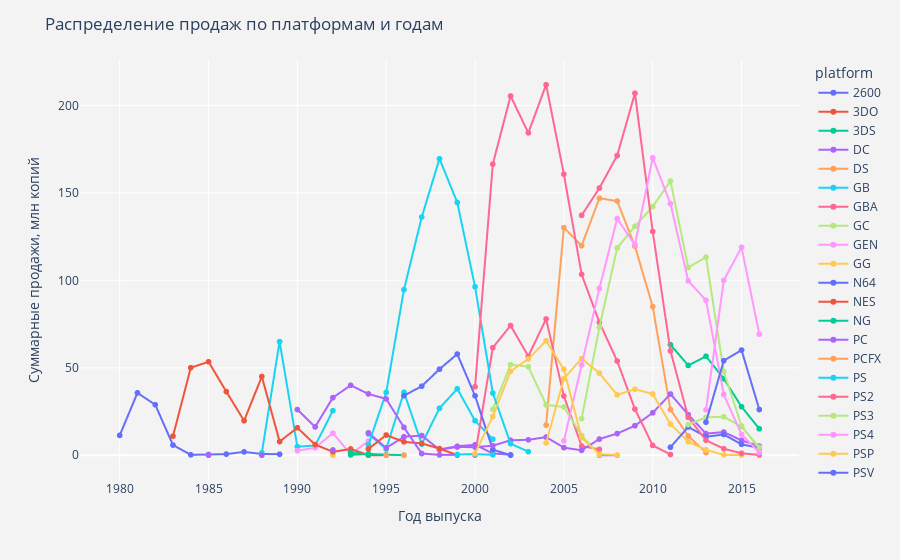

Notebook cell for this chart:
### Code cell
# Рассмотрим, как менялись продажи по платформам
fig = px.line(games_years_platform,
              markers=True
             )

fig.update_layout(title='Распределение продаж по платформам и годам',
                  xaxis_title='Год выпуска',
                  yaxis_title='Суммарные продажи, млн копий',
                  paper_bgcolor='rgb(243, 243, 243)',
                  plot_bgcolor='rgb(243, 243, 243)'
                 )

fig.show()

### Figure 1 — Plotly figure (JSON) as saved in the notebook; plotly's stock layout.template omitted (floating-point values rounded to 4 significant figures)
{"data": [{"hovertemplate": "platform=2600<br>year_of_release=%{x}<br>value=%{y}<extra></extra>", "legendgroup": "2600", "line": {"color": "#636efa", "dash": "solid"}, "marker": {"symbol": "circle"}, "mode": "lines+markers", "name": "2600", "showlegend": true, "type": "scattergl", "x": [1980, 1981, 1982, 1983, 1984, 1985, 1986, 1987, 1988, 1989, 1990, 1991, 1992, 1993, 1994, 1995, 1996, 1997, 1998, 1999, 2000, 2001, 2002, 2003, 2004, 2005, 2006, 2007, 2008, 2009, 2010, 2011, 2012, 2013, 2014, 2015, 2016], "xaxis": "x", "y": [11.38, 35.68, 28.88, 5.84, 0.27, 0.45, 0.67, 1.94, 0.74, 0.63, null, null, null, null, null, null, null, null, null, null, null, null, null, null, null, null, null, null, null, null, null, null, null, null, null, null, null], "yaxis": "y"}, {"hovertemplate": "platform=3DO<br>year_of_release=%{x}<br>value=%{y}<extra></extra>", "legendgroup": "3DO", "line": {"color": "#EF553B", "dash": "solid"}, "marker": {"symbol": "circle"}, "mode": "lines+markers", "name": "3DO", "showlegend": true, "type": "scattergl", "x": [1980, 1981, 1982, 1983, 1984, 1985, 1986, 1987, 1988, 1989, 1990, 1991, 1992, 1993, 1994, 1995, 1996, 1997, 1998, 1999, 2000, 2001, 2002, 2003, 2004, 2005, 2006, 2007, 2008, 2009, 2010, 2011, 2012, 2013, 2014, 2015, 2016], "xaxis": "x", "y": [null, null, null, null, null, null, null, null, null, null, null, null, null, null, 0.02, 0.08, null, null, null, null, null, null, null, null, null, null, null, null, null, null, null, null, null, null, null, null, null], "yaxis": "y"}, {"hovertemplate": "platform=3DS<br>year_of_release=%{x}<br>value=%{y}<extra></extra>", "legendgroup": "3DS", "line": {"color": "#00cc96", "dash": "solid"}, "marker": {"symbol": "circle"}, "mode": "lines+markers", "name": "3DS", "showlegend": true, "type": "scattergl", "x": [1980, 1981, 1982, 1983, 1984, 1985, 1986, 1987, 1988, 1989, 1990, 1991, 1992, 1993, 1994, 1995, 1996, 1997, 1998, 1999, 2000, 2001, 2002, 2003, 2004, 2005, 2006, 2007, 2008, 2009, 2010, 2011, 2012, 2013, 2014, 2015, 2016], "xaxis": "x", "y": [null, null, null, null, null, null, null, null, null, null, null, null, null, null, null, null, null, null, null, null, null, null, null, null, null, null, null, null, null, null, null, 63.2, 51.36, 56.57, 43.76, 27.78, 15.14], "yaxis": "y"}, {"hovertemplate": "platform=DC<br>year_of_release=%{x}<br>value=%{y}<extra></extra>", "legendgroup": "DC", "line": {"color": "#ab63fa", "dash": "solid"}, "marker": {"symbol": "circle"}, "mode": "lines+markers", "name": "DC", "showlegend": true, "type": "scattergl", "x": [1980, 1981, 1982, 1983, 1984, 1985, 1986, 1987, 1988, 1989, 1990, 1991, 1992, 1993, 1994, 1995, 1996, 1997, 1998, 1999, 2000, 2001, 2002, 2003, 2004, 2005, 2006, 2007, 2008, 2009, 2010, 2011, 2012, 2013, 2014, 2015, 2016], "xaxis": "x", "y": [null, null, null, null, null, null, null, null, null, null, null, null, null, null, null, null, null, null, 3.38, 5.16, 5.99, 1.07, 0.29, null, null, null, null, 0.02, 0.04, null, null, null, null, null, null, null, null], "yaxis": "y"}, {"hovertemplate": "platform=DS<br>year_of_release=%{x}<br>value=%{y}<extra></extra>", "legendgroup": "DS", "line": {"color": "#FFA15A", "dash": "solid"}, "marker": {"symbol": "circle"}, "mode": "lines+markers", "name": "DS", "showlegend": true, "type": "scattergl", "x": [1980, 1981, 1982, 1983, 1984, 1985, 1986, 1987, 1988, 1989, 1990, 1991, 1992, 1993, 1994, 1995, 1996, 1997, 1998, 1999, 2000, 2001, 2002, 2003, 2004, 2005, 2006, 2007, 2008, 2009, 2010, 2011, 2012, 2013, 2014, 2015, 2016], "xaxis": "x", "y": [null, null, null, null, null, 0.02, null, null, null, null, null, null, null, null, null, null, null, null, null, null, null, null, null, null, 17.27, 130.1, 119.8, 146.9, 145.3, 119.5, 85.02, 26.18, 11.01, 1.54, null, null, null], "yaxis": "y"}, {"hovertemplate": "platform=GB<br>year_of_release=%{x}<br>value=%{y}<extra></extra>", "legendgroup": "GB", "line": {"color": "#19d3f3", "dash": "solid"}, "marker": {"symbol": "circle"}, "mode": "lines+markers", "name": "GB", "showlegend": true, "type": "scattergl", "x": [1980, 1981, 1982, 1983, 1984, 1985, 1986, 1987, 1988, 1989, 1990, 1991, 1992, 1993, 1994, 1995, 1996, 1997, 1998, 1999, 2000, 2001, 2002, 2003, 2004, 2005, 2006, 2007, 2008, 2009, 2010, 2011, 2012, 2013, 2014, 2015, 2016], "xaxis": "x", "y": [null, null, null, null, null, null, null, null, 1.43, 64.97, 4.89, 5.57, 25.49, null, 12.18, 3.6, 36.03, 6.37, 26.9, 38, 19.76, 9.24, null, null, null, null, null, null, null, null, null, null, null, null, null, null, null], "yaxis": "y"}, {"hovertemplate": "platform=GBA<br>year_of_release=%{x}<br>value=%{y}<extra></extra>", "legendgroup": "GBA", "line": {"color": "#FF6692", "dash": "solid"}, "marker": {"symbol": "circle"}, "mode": "lines+markers", "name": "GBA", "showlegend": true, "type": "scattergl", "x": [1980, 1981, 1982, 1983, 1984, 1985, 1986, 1987, 1988, 1989, 1990, 1991, 1992, 1993, 1994, 1995, 1996, 1997, 1998, 1999, 2000, 2001, 2002, 2003, 2004, 2005, 2006, 2007, 2008, 2009, 2010, 2011, 2012, 2013, 2014, 2015, 2016], "xaxis": "x", "y": [null, null, null, null, null, null, null, null, null, null, null, null, null, null, null, null, null, null, null, null, 0.07, 61.53, 74.16, 56.67, 77.91, 33.86, 5.28, 3.4, null, null, null, null, null, null, null, null, null], "yaxis": "y"}, {"hovertemplate": "platform=GC<br>year_of_release=%{x}<br>value=%{y}<extra></extra>", "legendgroup": "GC", "line": {"color": "#B6E880", "dash": "solid"}, "marker": {"symbol": "circle"}, "mode": "lines+markers", "name": "GC", "showlegend": true, "type": "scattergl", "x": [1980, 1981, 1982, 1983, 1984, 1985, 1986, 1987, 1988, 1989, 1990, 1991, 1992, 1993, 1994, 1995, 1996, 1997, 1998, 1999, 2000, 2001, 2002, 2003, 2004, 2005, 2006, 2007, 2008, 2009, 2010, 2011, 2012, 2013, 2014, 2015, 2016], "xaxis": "x", "y": [null, null, null, null, null, null, null, null, null, null, null, null, null, null, null, null, null, null, null, null, null, 26.34, 51.81, 50.61, 28.82, 27.62, 11.26, 0.27, null, null, null, null, null, null, null, null, null], "yaxis": "y"}, {"hovertemplate": "platform=GEN<br>year_of_release=%{x}<br>value=%{y}<extra></extra>", "legendgroup": "GEN", "line": {"color": "#FF97FF", "dash": "solid"}, "marker": {"symbol": "circle"}, "mode": "lines+markers", "name": "GEN", "showlegend": true, "type": "scattergl", "x": [1980, 1981, 1982, 1983, 1984, 1985, 1986, 1987, 1988, 1989, 1990, 1991, 1992, 1993, 1994, 1995, 1996, 1997, 1998, 1999, 2000, 2001, 2002, 2003, 2004, 2005, 2006, 2007, 2008, 2009, 2010, 2011, 2012, 2013, 2014, 2015, 2016], "xaxis": "x", "y": [null, null, null, null, null, null, null, null, null, null, 2.6, 4.33, 12.64, 0.65, 8.13, null, null, null, null, null, null, null, null, null, null, null, null, null, null, null, null, null, null, null, null, null, null], "yaxis": "y"}, {"hovertemplate": "platform=GG<br>year_of_release=%{x}<br>value=%{y}<extra></extra>", "legendgroup": "GG", "line": {"color": "#FECB52", "dash": "solid"}, "marker": {"symbol": "circle"}, "mode": "lines+markers", "name": "GG", "showlegend": true, "type": "scattergl", "x": [1980, 1981, 1982, 1983, 1984, 1985, 1986, 1987, 1988, 1989, 1990, 1991, 1992, 1993, 1994, 1995, 1996, 1997, 1998, 1999, 2000, 2001, 2002, 2003, 2004, 2005, 2006, 2007, 2008, 2009, 2010, 2011, 2012, 2013, 2014, 2015, 2016], "xaxis": "x", "y": [null, null, null, null, null, null, null, null, null, null, null, null, 0.04, null, null, null, null, null, null, null, null, null, null, null, null, null, null, null, null, null, null, null, null, null, null, null, null], "yaxis": "y"}, {"hovertemplate": "platform=N64<br>year_of_release=%{x}<br>value=%{y}<extra></extra>", "legendgroup": "N64", "line": {"color": "#636efa", "dash": "solid"}, "marker": {"symbol": "circle"}, "mode": "lines+markers", "name": "N64", "showlegend": true, "type": "scattergl", "x": [1980, 1981, 1982, 1983, 1984, 1985, 1986, 1987, 1988, 1989, 1990, 1991, 1992, 1993, 1994, 1995, 1996, 1997, 1998, 1999, 2000, 2001, 2002, 2003, 2004, 2005, 2006, 2007, 2008, 2009, 2010, 2011, 2012, 2013, 2014, 2015, 2016], "xaxis": "x", "y": [null, null, null, null, null, null, null, null, null, null, null, null, null, null, null, null, 34.1, 39.5, 49.24, 57.87, 33.97, 3.25, 0.08, null, null, null, null, null, null, null, null, null, null, null, null, null, null], "yaxis": "y"}, {"hovertemplate": "platform=NES<br>year_of_release=%{x}<br>value=%{y}<extra></extra>", "legendgroup": "NES", "line": {"color": "#EF553B", "dash": "solid"}, "marker": {"symbol": "circle"}, "mode": "lines+markers", "name": "NES", "showlegend": true, "type": "scattergl", "x": [1980, 1981, 1982, 1983, 1984, 1985, 1986, 1987, 1988, 1989, 1990, 1991, 1992, 1993, 1994, 1995, 1996, 1997, 1998, 1999, 2000, 2001, 2002, 2003, 2004, 2005, 2006, 2007, 2008, 2009, 2010, 2011, 2012, 2013, 2014, 2015, 2016], "xaxis": "x", "y": [null, null, null, 10.96, 50.08, 53.44, 36.41, 19.76, 45.01, 7.85, 15.73, 6.11, 1.98, 3.61, 0.11, null, null, null, null, null, null, null, null, null, null, null, null, null, null, null, null, null, null, null, null, null, null], "yaxis": "y"}, {"hovertemplate": "platform=NG<br>year_of_release=%{x}<br>value=%{y}<extra></extra>", "legendgroup": "NG", "line": {"color": "#00cc96", "dash": "solid"}, "marker": {"symbol": "circle"}, "mode": "lines+markers", "name": "NG", "showlegend": true, "type": "scattergl", "x": [1980, 1981, 1982, 1983, 1984, 1985, 1986, 1987, 1988, 1989, 1990, 1991, 1992, 1993, 1994, 1995, 1996, 1997, 1998, 1999, 2000, 2001, 2002, 2003, 2004, 2005, 2006, 2007, 2008, 2009, 2010, 2011, 2012, 2013, 2014, 2015, 2016], "xaxis": "x", "y": [null, null, null, null, null, null, null, null, null, null, null, null, null, 0.21, 0.8, 0.33, 0.1, null, null, null, null, null, null, null, null, null, null, null, null, null, null, null, null, null, null, null, null], "yaxis": "y"}, {"hovertemplate": "platform=PC<br>year_of_release=%{x}<br>value=%{y}<extra></extra>", "legendgroup": "PC", "line": {"color": "#ab63fa", "dash": "solid"}, "marker": {"symbol": "circle"}, "mode": "lines+markers", "name": "PC", "showlegend": true, "type": "scattergl", "x": [1980, 1981, 1982, 1983, 1984, 1985, 1986, 1987, 1988, 1989, 1990, 1991, 1992, 1993, 1994, 1995, 1996, 1997, 1998, 1999, 2000, 2001, 2002, 2003, 2004, 2005, 2006, 2007, 2008, 2009, 2010, 2011, 2012, 2013, 2014, 2015, 2016], "xaxis": "x", "y": [null, null, null, null, null, 0.04, null, null, 0.03, null, null, null, 3.03, null, 12.87, 4.22, 10.58, 11.27, 3.26, 4.74, 4.66, 5.47, 8.57, 8.84, 10.39, 4.37, 2.85, 9.28, 12.42, 16.91, 24.28, 35.03, 23.22, 12.38, 13.28, 8.52, 5.25], "yaxis": "y"}, {"hovertemplate": "platform=PCFX<br>year_of_release=%{x}<br>value=%{y}<extra></extra>", "legendgroup": "PCFX", "line": {"color": "#FFA15A", "dash": "solid"}, "marker": {"symbol": "circle"}, "mode": "lines+markers", "name": "PCFX", "showlegend": true, "type": "scattergl", "x": [1980, 1981, 1982, 1983, 1984, 1985, 1986, 1987, 1988, 1989, 1990, 1991, 1992, 1993, 1994, 1995, 1996, 1997, 1998, 1999, 2000, 2001, 2002, 2003, 2004, 2005, 2006, 2007, 2008, 2009, 2010, 2011, 2012, 2013, 2014, 2015, 2016], "xaxis": "x", "y": [null, null, null, null, null, null, null, null, null, null, null, null, null, null, null, null, 0.03, null, null, null, null, null, null, null, null, null, null, null, null, null, null, null, null, null, null, null, null], "yaxis": "y"}, {"hovertemplate": "platform=PS<br>year_of_release=%{x}<br>value=%{y}<extra></extra>", "legendgroup": "PS", "line": {"color": "#19d3f3", "dash": "solid"}, "marker": {"symbol": "circle"}, "mode": "lines+markers", "name": "PS", "showlegend": true, "type": "scattergl", "x": [1980, 1981, 1982, 1983, 1984, 1985, 1986, 1987, 1988, 1989, 1990, 1991, 1992, 1993, 1994, 1995, 1996, 1997, 1998, 1999, 2000, 2001, 2002, 2003, 2004, 2005, 2006, 2007, 2008, 2009, 2010, 2011, 2012, 2013, 2014, 2015, 2016], "xaxis": "x", "y": [null, null, null, null, null, null, null, null, null, null, null, null, null, null, 6.03, 35.96, 94.7, 136.2, 169.5, 144.5, 96.37, 35.59, 6.67, 2.07, null, null, null, null, null, null, null, null, null, null, null, null, null], "yaxis": "y"}, {"hovertemplate": "platform=PS2<br>year_of_release=%{x}<br>value=%{y}<extra></extra>", "legendgroup": "PS2", "line": {"color": "#FF6692", "dash": "solid"}, "marker": {"symbol": "circle"}, "mode": "lines+markers", "name": "PS2", "showlegend": true, "type": "scattergl", "x": [1980, 1981, 1982, 1983, 1984, 1985, 1986, 1987, 1988, 1989, 1990, 1991, 1992, 1993, 1994, 1995, 1996, 1997, 1998, 1999, 2000, 2001, 2002, 2003, 2004, 2005, 2006, 2007, 2008, 2009, 2010, 2011, 2012, 2013, 2014, 2015, 2016], "xaxis": "x", "y": [null, null, null, null, null, null, null, null, null, null, null, null, null, null, null, null, null, null, null, null, 39.17, 166.4, 205.4, 184.3, 211.8, 160.7, 103.4, 75.99, 53.9, 26.4, 5.64, 0.45, null, null, null, null, null], "yaxis": "y"}, {"hovertemplate": "platform=PS3<br>year_of_release=%{x}<br>value=%{y}<extra></extra>", "legendgroup": "PS3", "line": {"color": "#B6E880", "dash": "solid"}, "marker": {"symbol": "circle"}, "mode": "lines+markers", "name": "PS3", "showlegend": true, "type": "scattergl", "x": [1980, 1981, 1982, 1983, 1984, 1985, 1986, 1987, 1988, 1989, 1990, 1991, 1992, 1993, 1994, 1995, 1996, 1997, 1998, 1999, 2000, 2001, 2002, 2003, 2004, 2005, 2006, 2007, 2008, 2009, 2010, 2011, 2012, 2013, 2014, 2015, 2016], "xaxis": "x", "y": [null, null, null, null, null, null, null, null, null, null, null, null, null, null, null, null, null, null, null, null, null, null, null, null, null, null, 20.96, 73.19, 118.5, 130.9, 142.2, 156.8, 107.4, 113.2, 47.76, 16.82, 3.6], "yaxis": "y"}, {"hovertemplate": "platform=PS4<br>year_of_release=%{x}<br>value=%{y}<extra></extra>", "legendgroup": "PS4", "line": {"color": "#FF97FF", "dash": "solid"}, "marker": {"symbol": "circle"}, "mode": "lines+markers", "name": "PS4", "showlegend": true, "type": "scattergl", "x": [1980, 1981, 1982, 1983, 1984, 1985, 1986, 1987, 1988, 1989, 1990, 1991, 1992, 1993, 1994, 1995, 1996, 1997, 1998, 1999, 2000, 2001, 2002, 2003, 2004, 2005, 2006, 2007, 2008, 2009, 2010, 2011, 2012, 2013, 2014, 2015, 2016], "xaxis": "x", "y": [null, null, null, null, null, null, null, null, null, null, null, null, null, null, null, null, null, null, null, null, null, null, null, null, null, null, null, null, null, null, null, null, null, 25.99, 100, 118.9, 69.25], "yaxis": "y"}, {"hovertemplate": "platform=PSP<br>year_of_release=%{x}<br>value=%{y}<extra></extra>", "legendgroup": "PSP", "line": {"color": "#FECB52", "dash": "solid"}, "marker": {"symbol": "circle"}, "mode": "lines+markers", "name": "PSP", "showlegend": true, "type": "scattergl", "x": [1980, 1981, 1982, 1983, 1984, 1985, 1986, 1987, 1988, 1989, 1990, 1991, 1992, 1993, 1994, 1995, 1996, 1997, 1998, 1999, 2000, 2001, 2002, 2003, 2004, 2005, 2006, 2007, 2008, 2009, 2010, 2011, 2012, 2013, 2014, 2015, 2016], "xaxis": "x", "y": [null, null, null, null, null, null, null, null, null, null, null, null, null, null, null, null, null, null, null, null, null, null, null, null, 7.06, 43.84, 55.32, 46.93, 34.55, 37.78, 35.04, 17.82, 7.69, 3.14, 0.24, 0.12, null], "yaxis": "y"}, {"hovertemplate": "platform=PSV<br>year_of_release=%{x}<br>value=%{y}<extra></extra>", "legendgroup": "PSV", "line": {"color": "#636efa", "dash": "solid"}, "marker": {"symbol": "circle"}, "mode": "lines+markers", "name": "PSV", "showlegend": true, "type": "scattergl", "x": [1980, 1981, 1982, 1983, 1984, 1985, 1986, 1987, 1988, 1989, 1990, 1991, 1992, 1993, 1994, 1995, 1996, 1997, 1998, 1999, 2000, 2001, 2002, 2003, 2004, 2005, 2006, 2007, 2008, 2009, 2010, 2011, 2012, 2013, 2014, 2015, 2016], "xaxis": "x", "y": [null, null, null, null, null, null, null, null, null, null, null, null, null, null, null, null, null, null, null, null, null, null, null, null, null, null, null, null, null, null, null, 4.63, 16.19, 10.59, 11.9, 6.25, 4.25], "yaxis": "y"}, {"hovertemplate": "platform=SAT<br>year_of_release=%{x}<br>value=%{y}<extra></extra>", "legendgroup": "SAT", "line": {"color": "#EF553B", "dash": "solid"}, "marker": {"symbol": "circle"}, "mode": "lines+markers", "name": "SAT", "showlegend": true, "type": "scattergl", "x": [1980, 1981, 1982, 1983, 1984, 1985, 1986, 1987, 1988, 1989, 1990, 1991, 1992, 1993, 1994, 1995, 1996, 1997, 1998, 1999, 2000, 2001, 2002, 2003, 2004, 2005, 2006, 2007, 2008, 2009, 2010, 2011, 2012, 2013, 2014, 2015, 2016], "xaxis": "x", "y": [null, null, null, null, null, null, null, null, null, null, null, null, null, null, 3.65, 11.57, 7.69, 6.77, 3.82, 0.09, null, null, null, null, null, null, null, null, null, null, null, null, null, null, null, null, null], "yaxis": "y"}, {"hovertemplate": "platform=SCD<br>year_of_release=%{x}<br>value=%{y}<extra></extra>", "legendgroup": "SCD", "line": {"color": "#00cc96", "dash": "solid"}, "marker": {"symbol": "circle"}, "mode": "lines+markers", "name": "SCD", "showlegend": true, "type": "scattergl", "x": [1980, 1981, 1982, 1983, 1984, 1985, 1986, 1987, 1988, 1989, 1990, 1991, 1992, 1993, 1994, 1995, 1996, 1997, 1998, 1999, 2000, 2001, 2002, 2003, 2004, 2005, 2006, 2007, 2008, 2009, 2010, 2011, 2012, 2013, 2014, 2015, 2016], "xaxis": "x", "y": [null, null, null, null, null, null, null, null, null, null, null, null, null, 1.5, 0.36, null, null, null, null, null, null, null, null, null, null, null, null, null, null, null, null, null, null, null, null, null, null], "yaxis": "y"}, {"hovertemplate": "platform=SNES<br>year_of_release=%{x}<br>value=%{y}<extra></extra>", "legendgroup": "SNES", "line": {"color": "#ab63fa", "dash": "solid"}, "marker": {"symbol": "circle"}, "mode": "lines+markers", "name": "SNES", "showlegend": true, "type": "scattergl", "x": [1980, 1981, 1982, 1983, 1984, 1985, 1986, 1987, 1988, 1989, 1990, 1991, 1992, 1993, 1994, 1995, 1996, 1997, 1998, 1999, 2000, 2001, 2002, 2003, 2004, 2005, 2006, 2007, 2008, 2009, 2010, 2011, 2012, 2013, 2014, 2015, 2016], "xaxis": "x", "y": [null, null, null, null, null, null, null, null, null, null, 26.15, 16.22, 32.98, 40.02, 35.08, 32.2, 15.92, 0.99, 0.22, 0.26, null, null, null, null, null, null, null, null, null, null, null, null, null, null, null, null, null], "yaxis": "y"}, {"hovertemplate": "platform=TG16<br>year_of_release=%{x}<br>value=%{y}<extra></extra>", "legendgroup": "TG16", "line": {"color": "#FFA15A", "dash": "solid"}, "marker": {"symbol": "circle"}, "mode": "lines+markers", "name": "TG16", "showlegend": true, "type": "scattergl", "x": [1980, 1981, 1982, 1983, 1984, 1985, 1986, 1987, 1988, 1989, 1990, 1991, 1992, 1993, 1994, 1995, 1996, 1997, 1998, 1999, 2000, 2001, 2002, 2003, 2004, 2005, 2006, 2007, 2008, 2009, 2010, 2011, 2012, 2013, 2014, 2015, 2016], "xaxis": "x", "y": [null, null, null, null, null, null, null, null, null, null, null, null, null, null, null, 0.16, null, null, null, null, null, null, null, null, null, null, null, null, null, null, null, null, null, null, null, null, null], "yaxis": "y"}, {"hovertemplate": "platform=WS<br>year_of_release=%{x}<br>value=%{y}<extra></extra>", "legendgroup": "WS", "line": {"color": "#19d3f3", "dash": "solid"}, "marker": {"symbol": "circle"}, "mode": "lines+markers", "name": "WS", "showlegend": true, "type": "scattergl", "x": [1980, 1981, 1982, 1983, 1984, 1985, 1986, 1987, 1988, 1989, 1990, 1991, 1992, 1993, 1994, 1995, 1996, 1997, 1998, 1999, 2000, 2001, 2002, 2003, 2004, 2005, 2006, 2007, 2008, 2009, 2010, 2011, 2012, 2013, 2014, 2015, 2016], "xaxis": "x", "y": [null, null, null, null, null, null, null, null, null, null, null, null, null, null, null, null, null, null, null, 0.46, 0.68, 0.28, null, null, null, null, null, null, null, null, null, null, null, null, null, null, null], "yaxis": "y"}, {"hovertemplate": "platform=Wii<br>year_of_release=%{x}<br>value=%{y}<extra></extra>", "legendgroup": "Wii", "line": {"color": "#FF6692", "dash": "solid"}, "marker": {"symbol": "circle"}, "mode": "lines+markers", "name": "Wii", "showlegend": true, "type": "scattergl", "x": [1980, 1981, 1982, 1983, 1984, 1985, 1986, 1987, 1988, 1989, 1990, 1991, 1992, 1993, 1994, 1995, 1996, 1997, 1998, 1999, 2000, 2001, 2002, 2003, 2004, 2005, 2006, 2007, 2008, 2009, 2010, 2011, 2012, 2013, 2014, 2015, 2016], "xaxis": "x", "y": [null, null, null, null, null, null, null, null, null, null, null, null, null, null, null, null, null, null, null, null, null, null, null, null, null, null, 137.2, 152.8, 171.3, 207.0, 128.0, 59.65, 21.71, 8.59, 3.75, 1.14, 0.18], "yaxis": "y"}, {"hovertemplate": "platform=WiiU<br>year_of_release=%{x}<br>value=%{y}<extra></extra>", "legendgroup": "WiiU", "line": {"color": "#B6E880", "dash": "solid"}, "marker": {"symbol": "circle"}, "mode": "lines+markers", "name": "WiiU", "showlegend": true, "type": "scattergl", "x": [1980, 1981, 1982, 1983, 1984, 1985, 1986, 1987, 1988, 1989, 1990, 1991, 1992, 1993, 1994, 1995, 1996, 1997, 1998, 1999, 2000, 2001, 2002, 2003, 2004, 2005, 2006, 2007, 2008, 2009, 2010, 2011, 2012, 2013, 2014, 2015, 2016], "xaxis": "x", "y": [null, null, null, null, null, null, null, null, null, null, null, null, null, null, null, null, null, null, null, null, null, null, null, null, null, null, null, null, null, null, null, null, 17.56, 21.65, 22.03, 16.35, 4.6], "yaxis": "y"}, {"hovertemplate": "platform=X360<br>year_of_release=%{x}<br>value=%{y}<extra></extra>", "legendgroup": "X360", "line": {"color": "#FF97FF", "dash": "solid"}, "marker": {"symbol": "circle"}, "mode": "lines+markers", "name": "X360", "showlegend": true, "type": "scattergl", "x": [1980, 1981, 1982, 1983, 1984, 1985, 1986, 1987, 1988, 1989, 1990, 1991, 1992, 1993, 1994, 1995, 1996, 1997, 1998, 1999, 2000, 2001, 2002, 2003, 2004, 2005, 2006, 2007, 2008, 2009, 2010, 2011, 2012, 2013, 2014, 2015, 2016], "xaxis": "x", "y": [null, null, null, null, null, null, null, null, null, null, null, null, null, null, null, null, null, null, null, null, null, null, null, null, null, 8.25, 51.62, 95.41, 135.3, 120.3, 170.0, 143.8, 99.74, 88.58, 34.74, 11.96, 1.52], "yaxis": "y"}, {"hovertemplate": "platform=XB<br>year_of_release=%{x}<br>value=%{y}<extra></extra>", "legendgroup": "XB", "line": {"color": "#FECB52", "dash": "solid"}, "marker": {"symbol": "circle"}, "mode": "lines+markers", "name": "XB", "showlegend": true, "type": "scattergl", "x": [1980, 1981, 1982, 1983, 1984, 1985, 1986, 1987, 1988, 1989, 1990, 1991, 1992, 1993, 1994, 1995, 1996, 1997, 1998, 1999, 2000, 2001, 2002, 2003, 2004, 2005, 2006, 2007, 2008, 2009, 2010, 2011, 2012, 2013, 2014, 2015, 2016], "xaxis": "x", "y": [null, null, null, null, null, null, null, null, null, null, null, null, null, null, null, null, null, null, null, null, 0.99, 22.26, 48.01, 55.04, 65.42, 49.08, 10.04, 0.55, 0.18, null, null, null, null, null, null, null, null], "yaxis": "y"}, {"hovertemplate": "platform=XOne<br>year_of_release=%{x}<br>value=%{y}<extra></extra>", "legendgroup": "XOne", "line": {"color": "#636efa", "dash": "solid"}, "marker": {"symbol": "circle"}, "mode": "lines+markers", "name": "XOne", "showlegend": true, "type": "scattergl", "x": [1980, 1981, 1982, 1983, 1984, 1985, 1986, 1987, 1988, 1989, 1990, 1991, 1992, 1993, 1994, 1995, 1996, 1997, 1998, 1999, 2000, 2001, 2002, 2003, 2004, 2005, 2006, 2007, 2008, 2009, 2010, 2011, 2012, 2013, 2014, 2015, 2016], "xaxis": "x", "y": [null, null, null, null, null, null, null, null, null, null, null, null, null, null, null, null, null, null, null, null, null, null, null, null, null, null, null, null, null, null, null, null, null, 18.96, 54.07, 60.14, 26.15], "yaxis": "y"}], "layout": {"legend": {"title": {"text": "platform"}, "tracegroupgap": 0}, "margin": {"t": 60}, "paper_bgcolor": "rgb(243, 243, 243)", "plot_bgcolor": "rgb(243, 243, 243)", "title": {"text": "Распределение продаж по платформам и годам"}, "xaxis": {"anchor": "y", "domain": [0, 1], "title": {"text": "Год выпуска"}}, "yaxis": {"anchor": "x", "domain": [0, 1], "title": {"text": "Суммарные продажи, млн копий"}}}}
